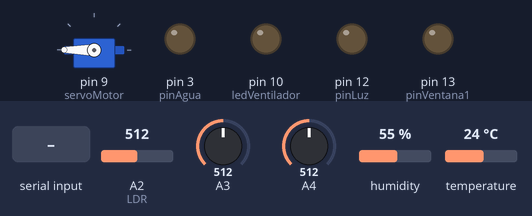
This sketch was run on a simulated Arduino Uno, built with avr-gcc and run on an emulated ATmega328P. Parts: servo, output pins drawn as LEDs (lit = HIGH). The inputs (shaded band) are chosen by the test bench; at power-on: A2 (LDR) = 512, A3 = 512, A4 = 512, humidity 55 %, temperature 24 °C. What the sketch prints to the serial monitor is not drawn.

Above: at 1.2 s.
1.3 s: "d" received over Serial
At 4.5 s:
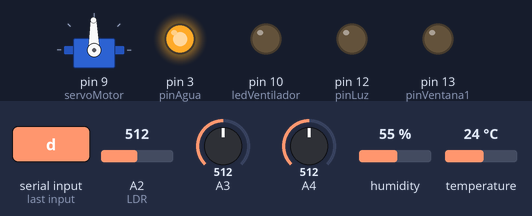
4.8 s: "a" received over Serial
At 5.3 s:
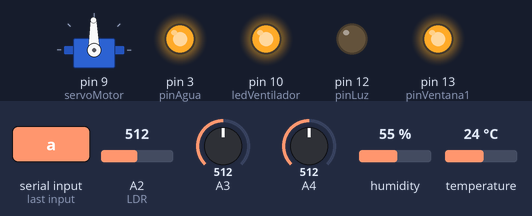
6.3 s: "e" received over Serial
At 9.5 s:
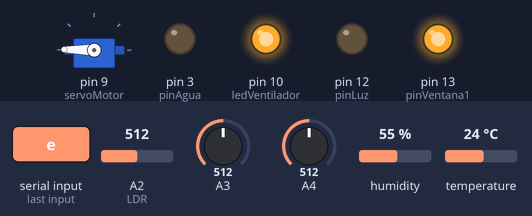
9.8 s: "c" received over Serial
At 10.2 s:
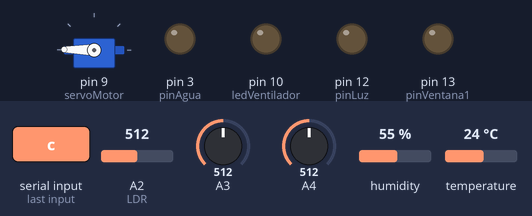
11.3 s: "f" received over Serial
At 12.2 s:
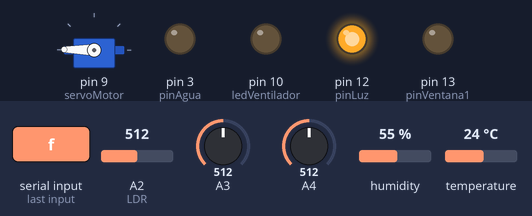
Timing chart, 0 to 14.3 s (numbered marks = the images above; inputs shaded):
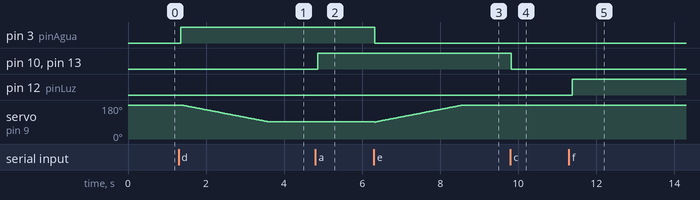

The sketch:

arduino_proyecto.ino
```cpp
#include <DHT.h>
#define DHTPIN 2 //PIN DONDE CONECTAR LA SEÑAL DEL SENSOR
#define DHTTYPE DHT11
#define LDR 2
DHT dht(DHTPIN, DHTTYPE);

float t;
float tf;
float ld;
int ht;
int pinAgua=3;
int pinLuz=12;
int pinVentana1=13;
int datoRecibido;
int ledVentilador=10;
int leerCalor;
float valor_luz;
//float LDR;
int contadorRiego=0;
int contadorVentilacion=0;
int contadorLuz=0;

#include <Servo.h>
Servo servoMotor;

void setup() {
  Serial.begin(9600);
  pinMode(pinVentana1,OUTPUT);
  pinMode(pinLuz,OUTPUT);
  pinMode(LDR,INPUT);
  pinMode(pinAgua,OUTPUT);
  pinMode(ledVentilador,OUTPUT);
  dht.begin();

  servoMotor.attach(9);
  servoMotor.write(180);
}

void loop() {

  float h = dht.readHumidity();
   t = dht.readTemperature();
   tf = dht.readTemperature(true);
  int ht1=analogRead(A3);
  int ht2=analogRead(A4);
  valor_luz = analogRead(LDR);
  ht=(ht1+ht2)/2;
  if(ht>=1000){
    ht=999;
  }

  ld = (5.0 * valor_luz * 100.0)/1024.0;
  Serial.print("H");
  Serial.print(h);
  Serial.print("\t");
  Serial.print("T");
  Serial.print(t);
  Serial.print("\t");
  Serial.print("F");
  Serial.print(tf);
  Serial.print("\t");
  Serial.print("S");
  Serial.print(ht);
  Serial.print("\t");
  Serial.print("L");
  Serial.println(ld);

  if(Serial.available()){
    datoRecibido=Serial.read();
    ventilacion();
    abrirAgua();
    aumentarCalor();
  }
  delay(100);
}

void ventilacion(){
    if(datoRecibido=='a' &&contadorVentilacion==0){
      digitalWrite(pinVentana1,HIGH);
      digitalWrite(ledVentilador,HIGH);
      contadorVentilacion=1;
    }
    if(datoRecibido=='c' && contadorVentilacion==1){
      digitalWrite(pinVentana1,LOW);
      digitalWrite(ledVentilador,LOW);
      contadorVentilacion=0;
    }
}

void abrirAgua(){
    if(datoRecibido=='d'  && contadorRiego==0){
      digitalWrite(pinAgua,HIGH);
          for (int i = 180; i > 90; i--){
              servoMotor.write(i);
              delay(25);

          }
          contadorRiego=1;
    }

    if(datoRecibido=='e' &&contadorRiego==1){
      digitalWrite(pinAgua,LOW);


        for (int i = 90; i < 180; i++){
          servoMotor.write(i);
          delay(25);
        }

      contadorRiego=0;
    }
  }

void aumentarCalor(){
    if(datoRecibido=='f' && contadorLuz==0){
      digitalWrite(pinLuz,HIGH);
      contadorLuz=1;
    } if(datoRecibido=='g' && contadorLuz==1){
      digitalWrite(pinLuz,LOW);
      contadorLuz=0;
    }
  }
```

Measured:
- after the input at 1.3 s, pin 3 (pinAgua): LOW → HIGH after 0.06 s; servo on pin 9 (servoMotor): moves from 180° to 91° over 2.2 s, starting after 0.08 s
- after the input at 4.8 s, pin 10 (ledVentilador), pin 13 (pinVentana1): LOW → HIGH after 0.06 s
- after the input at 6.3 s, pin 3 (pinAgua): HIGH → LOW at once
- after the input at 9.8 s, pin 10 (ledVentilador), pin 13 (pinVentana1): HIGH → LOW at once
- after the input at 11.3 s, pin 12 (pinLuz): LOW → HIGH after 0.08 s
